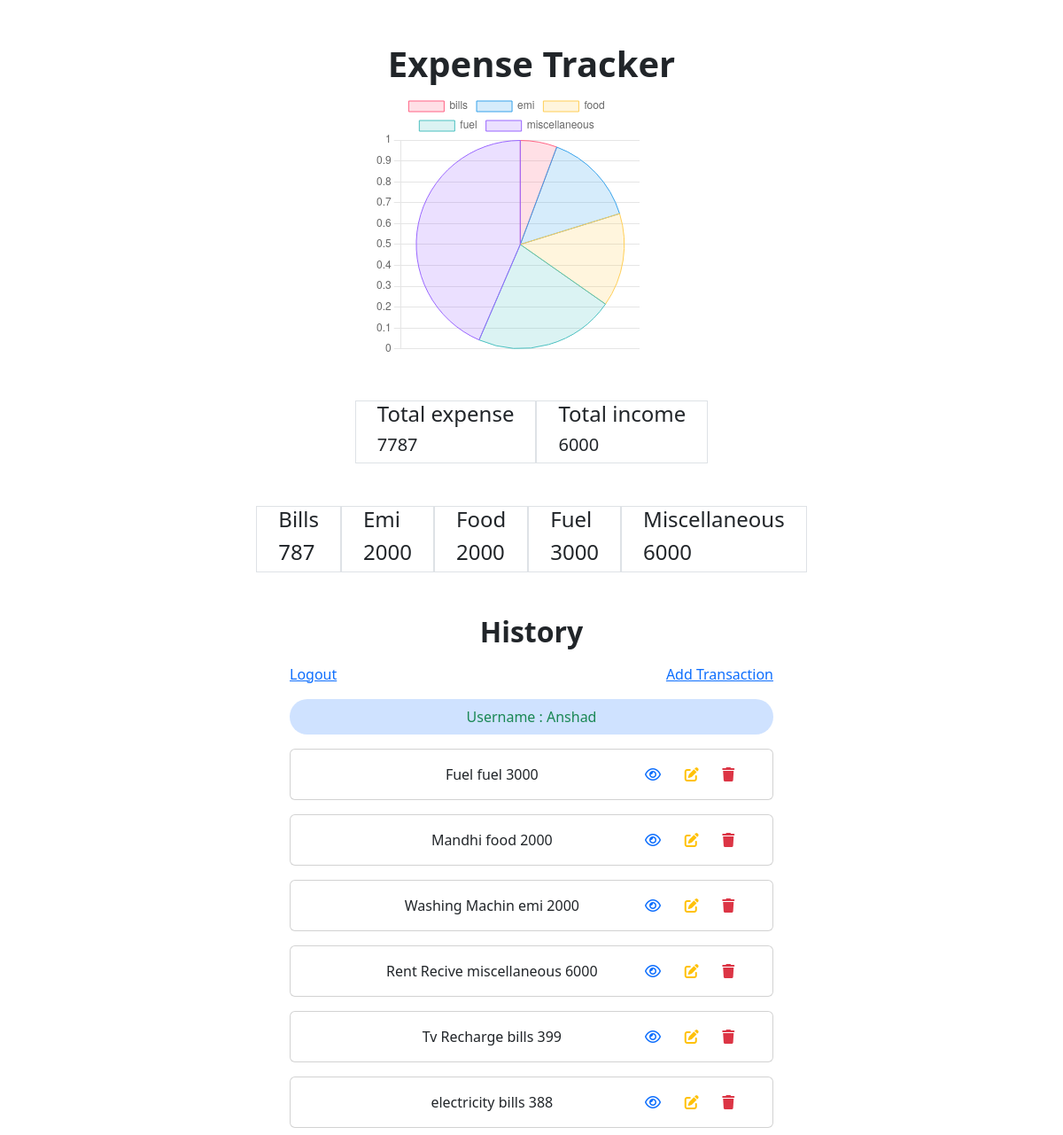
The page /transactions/all/ (signed in) on the database its author committed.
### revenue/models.py (models this page shows, shortened)
class Transaction(models.Model):
    title=models.CharField(max_length=200)
    amount=models.PositiveIntegerField()
    options=(
        ("expense","expense"),
        ("income","income")
    )
    type=models.CharField(max_length=200,choices=options,default="expense")
    cat_options=(
        ("fuel","fuel"),
        ("food","food"),
        ("entertainment","entertainment"),
        ("emi","emi"),
        ("bills","bills"),
        ("miscellaneous","miscellaneous")
    )
    category=models.CharField(max_length=200,choices=cat_options,default="miscellaneous")
    created_date=models.DateTimeField(auto_now_add=True,blank=True)
    user=models.ForeignKey(User,on_delete=models.CASCADE)

### revenue/views.py (the view)
# urls.py: path("transactions/all/",views.TransactionListView.as_view(),name="transaction-list"),
@method_decorator(decs,name="dispatch")
class TransactionListView(View):
    def get(self,request,*args,**kwargs):
        qs=Transaction.objects.filter(user=request.user)
        curr_month=timezone.now().month
        curr_year=timezone.now().year
        data=Transaction.objects.filter(
            created_date__month=curr_month,
            created_date__year=curr_year,
            user=request.user
        ).values("type").annotate(type_sum=Sum("amount"))
        cat_qs=Transaction.objects.filter(
            created_date__month=curr_month,
            created_date__year=curr_year,
            user=request.user
        ).values("category").annotate(cat_sum=Sum("amount"))
        print(cat_qs)
        return render(request,"transaction_list.html",{"data":qs,"type_total":data,"cat_sum":cat_qs})

### revenue/views.py (called while the page is built)
def signin_required(fn):
    def wrapper(request,*args,**kwargs):
        if not request.user.is_authenticated:
            messages.error(request,"invalid session")
            return redirect("signin")
        else:
            return fn(request,*args,**kwargs)
    return wrapper

### revenue/templates/transaction_list.html (shortened to what this page needs)
<!DOCTYPE html>
<html lang="en">
<head>
    <link href="https://cdn.jsdelivr.net/npm/bootstrap@5.3.2/dist/css/bootstrap.min.css" rel="stylesheet">
    <link rel="stylesheet" href="https://cdnjs.cloudflare.com/ajax/libs/font-awesome/6.5.1/css/all.min.css" />
</head>
<body>
    <h1 class="text-center fw-bolder mt-5">Expense Tracker</h1>
    <div class="container">
        <div class="row">
            <div class="col-4"></div>
            <div class="col-6">
                <div style="width: 450px; height: 300px;">
                    <canvas id="categoryChart" width="200" height="200"></canvas>
                </div>
            </div>
            <div class="col-2"></div>
        </div>
    </div>
    <div class="container d-flex justify-content-center">
        {%for tp in type_total%}
                <div class="border px-4 mt-5">
                    <h4>Total {{tp.type}}</h4>
                    <h5>{{tp.type_sum}}</h5>
                </div>
        {%endfor%}
    </div>
    <div class="container d-flex justify-content-center">
        {%for tp in cat_sum%}
                <div class="border px-4 mt-5">
                    <h4>{{tp.category|capfirst}}</h4>
                    <h4>{{tp.cat_sum}}</h4>
                </div>
        {%endfor%}
    </div>
    <div class="container">
        <div class="row mt-5">
            <div class="col-3"></div>
            <div class="col-6">
                <h2 class="fw-bold text-center">History</h2>
                <div class="d-flex justify-content-between mt-3">
                    <a href="{%url 'signout'%}">Logout</a>
                    <a href="{%url 'transaction-add'%}">Add Transaction</a>
                </div>
                <div class="text-center mt-3 text-success rounded-pill bg-primary-subtle p-2">
                    Username : {{request.user}}
                  </div>
               {%for t in data%}
               <div class="card mb-2 mt-3">
                <div class="card-body">
                   <div class="row">
                    <div class="col-2"></div>
                    <div class="col-6 d-flex justify-content-center">
                        {{t.title}}
                        {{t.category}}
                        {{t.amount}}
                    </div>
                    <div class="col-4 d-flex justify-content-evenly">
                            <a href="{%url 'transaction-detail' t.id%}"><i class="fa-regular fa-eye fa-1x"></i></a>
                            <a href="{%url 'transaction-edit' t.id%}"><i class="fa-solid fa-pen-to-square fa-1x text-warning"></i></a>
                            <a href="{%url 'transaction-delete' t.id%}"><i class="fa-solid fa-trash fa-1x text-danger"></i></a>
                    </div>
                   </div>
                </div>
              </div>
               {%endfor%}
            </div>
            <div class="col-3"></div>
        </div>
    </div>
</body>
<script>
    var ctx = document.getElementById('categoryChart').getContext('2d');
    var categoryChart = new Chart(ctx, {
        type: 'pie',
        data: {
            labels: [{% for category in cat_sum %}"{{ category.category }}",{% endfor %}],
            datasets: [{
                label: 'Category Totals',
                data: [{% for category in cat_sum %}{{ category.cat_sum }},{% endfor %}],
                backgroundColor: [
                    'rgba(255, 99, 132, 0.2)',
                    'rgba(54, 162, 235, 0.2)',
                    'rgba(255, 206, 86, 0.2)',
                    'rgba(75, 192, 192, 0.2)',
                    'rgba(153, 102, 255, 0.2)',
                    'rgba(255, 159, 64, 0.2)'
                ],
                borderColor: [
                    'rgba(255, 99, 132, 1)',
                    'rgba(54, 162, 235, 1)',
                    'rgba(255, 206, 86, 1)',
                    'rgba(75, 192, 192, 1)',
                    'rgba(153, 102, 255, 1)',
                    'rgba(255, 159, 64, 1)'
                ],
                borderWidth: 1
            }]
        },
        options: {
            animation: {
                duration: 2000,
                easing: 'easeInOutQuart'
            },
            scales: {
                y: {
                    beginAtZero: true
                }
            }
        }
    });
</script>
</html>

### rows shown on the page
Transaction: type "income", type_sum "6000", category "Miscellaneous", cat_sum "6000", title "Rent Recive", category "miscellaneous", amount "6000"
Transaction: category "Emi", cat_sum "2000", title "Washing Machin", category "emi", amount "2000"
Transaction: category "Food", cat_sum "2000", title "Mandhi", category "food", amount "2000"
Transaction: category "Fuel", cat_sum "3000", title "Fuel", category "fuel", amount "3000"
Transaction: title "Tv Recharge", category "bills", amount "399"
Transaction: title "electricity", category "bills", amount "388"

### other values the page prints
{{ tp.type }} "expense"
{{ tp.type_sum }} "7787"
{{ tp.category|capfirst }} "Bills"
{{ tp.cat_sum }} "787"
{{ request.user }} "Anshad"
chart data {{ category.category }} bills, emi, food, fuel, miscellaneous
chart data {{ category.cat_sum }} 787, 2000, 2000, 3000, 6000
